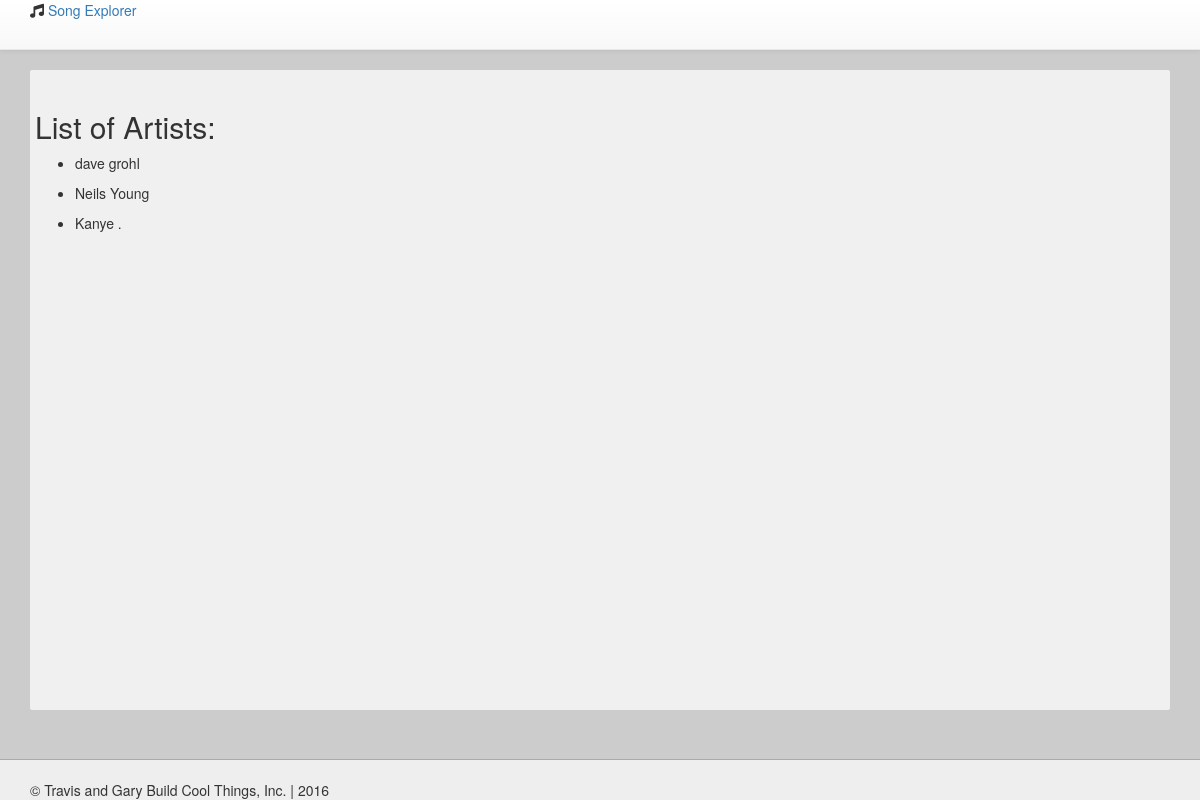
The app's page /artist/list/, older data.
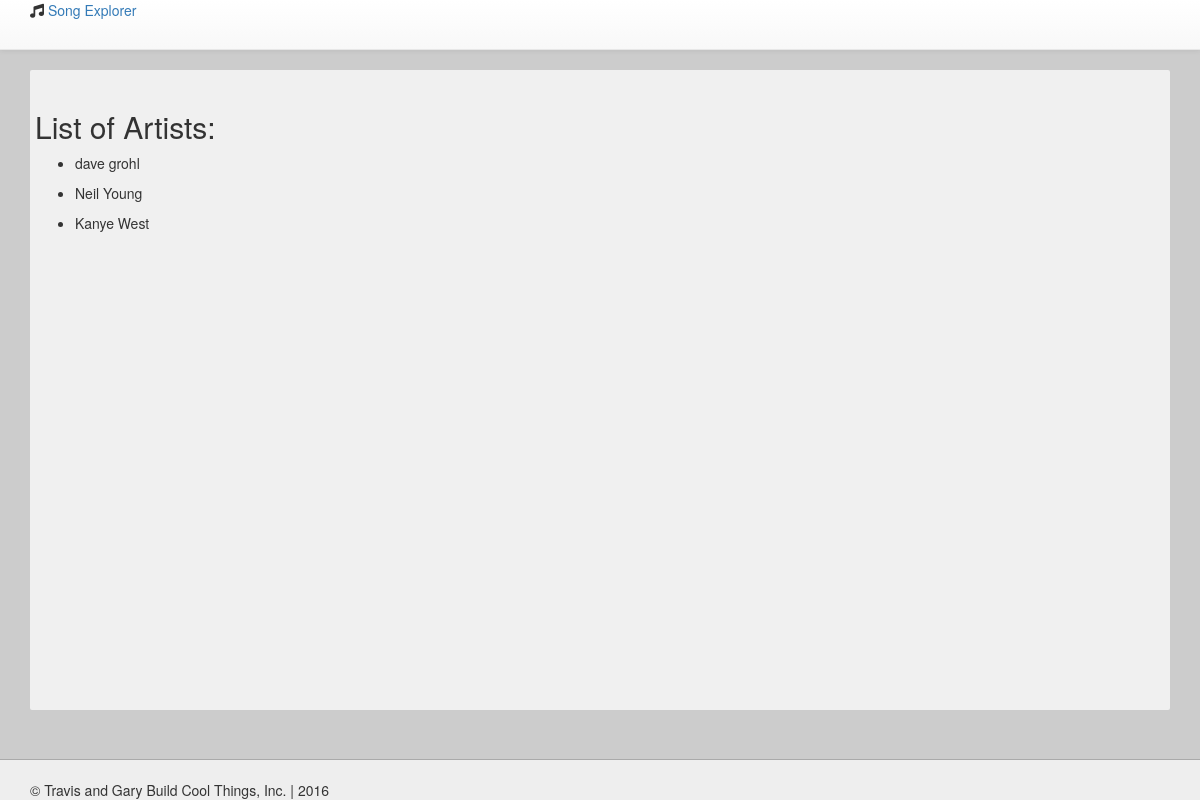
The same page, newer data.
### tracks/models.py (models this page shows, shortened)
class Artist(models.Model):
	first_name = models.CharField(max_length=200)
	last_name = models.CharField(max_length=200)
	group_name = models.CharField(max_length=200)

### tracks/views.py (the view)
# urls.py: url(r'^artist/list/$', views.artist_list, name='artist_list'),
def artist_list(request):
    artists = Artist.objects.all()
    context = {
        "artists": artists
    }
    return render(request, "tracks/artist_list.html", context)

### tracks/templates/tracks/artist_list.html (shortened to what this page needs)
{% extends 'tracks/base.html' %}
{% block content %}
  <div class="row">
        <h2>List of Artists:</h2>
        {% for x in artists %}
            <ul>
                <li>
                    {{ x.first_name }} {{ x.last_name }}
                </li>
            </ul>
        {% endfor %}
  </div>
{% endblock %}

Row changes from the older to the newer data that the page shows:
changed Artist "Young": first_name "Neils" → "Neil"
changed Artist "Kanye": last_name "." → "West"
